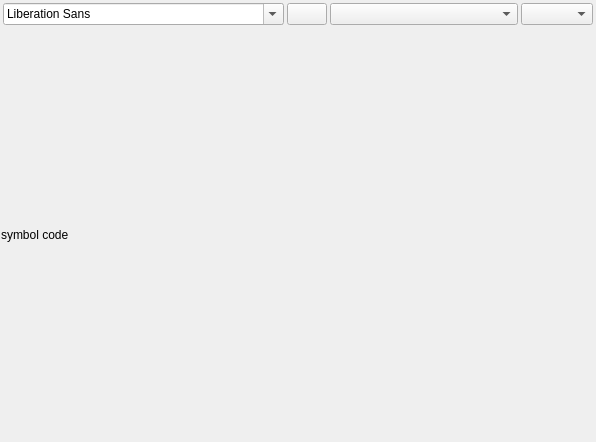
<?xml version="1.0" encoding="UTF-8"?>
<ui version="4.0">
 <class>FontWidget</class>
 <widget class="QWidget" name="FontWidget">
  <property name="geometry">
   <rect>
    <x>0</x>
    <y>0</y>
    <width>596</width>
    <height>442</height>
   </rect>
  </property>
  <property name="windowTitle">
   <string>Form</string>
  </property>
  <layout class="QVBoxLayout" name="verticalLayout">
   <property name="spacing">
    <number>2</number>
   </property>
   <property name="leftMargin">
    <number>1</number>
   </property>
   <property name="topMargin">
    <number>1</number>
   </property>
   <property name="rightMargin">
    <number>1</number>
   </property>
   <property name="bottomMargin">
    <number>1</number>
   </property>
   <item>
    <layout class="QHBoxLayout" name="horizontalLayout">
     <property name="spacing">
      <number>3</number>
     </property>
     <property name="leftMargin">
      <number>2</number>
     </property>
     <property name="topMargin">
      <number>2</number>
     </property>
     <property name="rightMargin">
      <number>2</number>
     </property>
     <property name="bottomMargin">
      <number>2</number>
     </property>
     <item>
      <widget class="QFontComboBox" name="cmbFont">
       <property name="sizePolicy">
        <sizepolicy hsizetype="Preferred" vsizetype="Fixed">
         <horstretch>3</horstretch>
         <verstretch>0</verstretch>
        </sizepolicy>
       </property>
       <property name="baseSize">
        <size>
         <width>0</width>
         <height>0</height>
        </size>
       </property>
      </widget>
     </item>
     <item>
      <widget class="QPushButton" name="btnOpenFont">
       <property name="sizePolicy">
        <sizepolicy hsizetype="Fixed" vsizetype="Fixed">
         <horstretch>0</horstretch>
         <verstretch>0</verstretch>
        </sizepolicy>
       </property>
       <property name="text">
        <string/>
       </property>
       <property name="icon">
        <iconset theme="fileopen">
         <normaloff>.</normaloff>.</iconset>
       </property>
      </widget>
     </item>
     <item>
      <widget class="QComboBox" name="cmbStyles">
       <property name="sizePolicy">
        <sizepolicy hsizetype="Preferred" vsizetype="Fixed">
         <horstretch>2</horstretch>
         <verstretch>0</verstretch>
        </sizepolicy>
       </property>
       <property name="sizeIncrement">
        <size>
         <width>0</width>
         <height>0</height>
        </size>
       </property>
       <property name="baseSize">
        <size>
         <width>0</width>
         <height>0</height>
        </size>
       </property>
       <property name="modelColumn">
        <number>0</number>
       </property>
      </widget>
     </item>
     <item>
      <widget class="QComboBox" name="cmbSize"/>
     </item>
    </layout>
   </item>
   <item>
    <widget class="QLabel" name="lblSymbolCode">
     <property name="text">
      <string>symbol code</string>
     </property>
    </widget>
   </item>
  </layout>
 </widget>
 <resources/>
 <connections/>
</ui>
